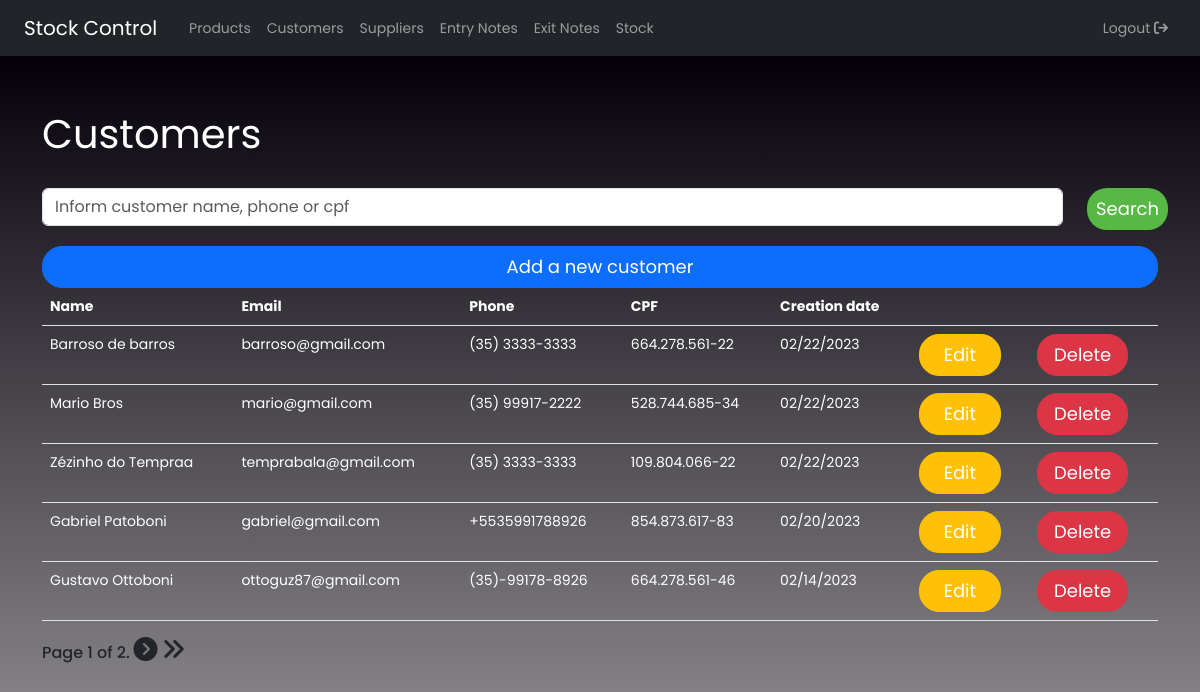
The app's page /customers/ (signed in) with its own data.
### stock_app/models.py (models this page shows)
class Customers(models.Model):
    name = models.CharField(max_length=250, null=False)
    email = models.EmailField(default="")
    phone = models.CharField(max_length=15, null=False)
    cpf = models.CharField(max_length=14, unique=True, null=False)
    creation_date = models.DateField(auto_now_add=True)

### stock_app/views.py (the view, shortened to what this page needs)
# urls.py: path("customers/", customers, name="customers"),
def customers(request):
    customers = Customers.objects.all().order_by('-id')
    queryset = request.GET.get('q')
    paginator = Paginator(customers, 5)
    page = request.GET.get('page')
    customers = paginator.get_page(page)
    return render(request, "customers/customers.html", {"customers": customers})

### templates/customers/customers.html (shortened to what this page needs)
{% extends 'base.html' %}
{% block content %}
    <div class="container">
        <div class="py-4"></div>
        <p class="mb-4 text-white fs-1 fw-normal">Customers</p>
        <form method="GET">
            <div class="row">
                <div class="form-group col-11" id="message">
                    <input class="form-control" type="search" placeholder="Inform customer name, phone or cpf" name="q" value="{{request.GET.q}}">
                </div>
                <div class="form-group col-1 d-grid">
                    <button class="btn btn--pill btn--green px-2 mx-0">Search</button>
                </div>
            </div>
        </form>
        <div class="row">
            <div class="d-grid gap-2">
                <a class="mt-3 btn btn--pill btn-primary" href="{% url 'add_customers' %}">Add a new customer</a>
            </div>
        </div>
        <table class="table table-head">
            <thead>
                <tr class="text-white">
                    <th>Name</th>
                    <th>Email</th>
                    <th>Phone</th>
                    <th>CPF</th>
                    <th>Creation date</th>
                    <th></th>
                    <th></th>
                </tr>
            </thead>
            <tbody>
                {% for customer in customers %}
                <tr style="color: #fff;">
                    <td>{{customer.name}}</td>
                    <td>{{customer.email}}</td>
                    <td>{{customer.phone}}</td>
                    <td>{{customer.cpf}}</td>
                    <td>{{customer.creation_date|date:"m/d/Y"}}</td>
                    <td><a class="px-4 btn btn--pill btn-warning" href="/edit_customer/{{customer.id}}">Edit</a></td>
                    <td><a class="px-3 btn btn--pill btn-danger" href="/remove_customer/{{customer.id}}">Delete</a></td>
                </tr>
                {% endfor %}
            </tbody>
        </table>
        <div class="pagination">
            <span class="step-links">
                <div class="d-inline-flex bd-highlight">
                    <span class="h6 current">
                        Page {{ customers.number }} of {{ customers.paginator.num_pages }}.
                    </span>
                </div>
                {% if customers.has_next %}
                    <a href="?page={{ customers.next_page_number }}"><i class="h4 text-dark fa-solid fa-circle-chevron-right"></i></a>
                    <a href="?page={{ customers.paginator.num_pages }}&q={% if request.GET.q%}{{ request.GET.q }}{% endif %}"><i class="h4 text-dark fa-solid fa-angles-right"></i></a>
                {% endif %}
            </span>
        </div>
    </div>
{% endblock content %}

### static/css/main.css (style rules this page uses)
.row { display: -webkit-box; display: -webkit-flex; display: -moz-box; display: -ms-flexbox; display: flex; -webkit-flex-wrap: wrap; -ms-flex-wrap: wrap; flex-wrap: wrap; }
html { -webkit-box-sizing: border-box; -moz-box-sizing: border-box; box-sizing: border-box; }
* { padding: 0; margin: 0; }
*, *:before, *:after { -webkit-box-sizing: inherit; -moz-box-sizing: inherit; box-sizing: inherit; }
body, h1, h2, h3, h4, h5, h6, blockquote, p, pre, dl, dd, ol, ul, figure, hr, fieldset, legend { margin: 0; padding: 0; }
table { border-collapse: collapse; border-spacing: 0; }
button { outline: none; background: none; border: none; }
body { font-family: "Poppins", "Arial", "Helvetica Neue", sans-serif; font-weight: 400; font-size: 14px; }
.btn { display: inline-block; line-height: 40px; padding: 0 33px; font-family: Poppins, Arial, "Helvetica Neue", sans-serif; cursor: pointer; color: #fff; -webkit-transition: all 0.4s ease; -o-transition: all 0.4s ease; -moz-transition: all 0.4s ease; transition: all 0.4s ease; font-size: 18px; }
.btn--pill { -webkit-border-radius: 20px; -moz-border-radius: 20px; border-radius: 20px; }
.btn--green { background: #57b846; }
input { outline: none; margin: 0; border: none; -webkit-box-shadow: none; -moz-box-shadow: none; box-shadow: none; width: 100%; font-size: 14px; font-family: inherit; }

### records on screen
Customers: name "Barroso de barros", email "barroso@gmail.com", phone "(35) 3333-3333", cpf "664.278.561-22", creation_date "02/22/2023"
Customers: name "Mario Bros", email "mario@gmail.com", phone "(35) 99917-2222", cpf "528.744.685-34", creation_date "02/22/2023"
Customers: name "Zézinho do Tempraa", email "temprabala@gmail.com", phone "(35) 3333-3333", cpf "109.804.066-22", creation_date "02/22/2023"
Customers: name "Gabriel Patoboni", email "gabriel@gmail.com", phone "+5535991788926", cpf "854.873.617-83", creation_date "02/20/2023"
Customers: name "Gustavo Ottoboni", email "ottoguz87@gmail.com", phone "(35)-99178-8926", cpf "664.278.561-46", creation_date "02/14/2023"

### other values on screen
{{ customers.number }} "1"
{{ customers.paginator.num_pages }} "2"
